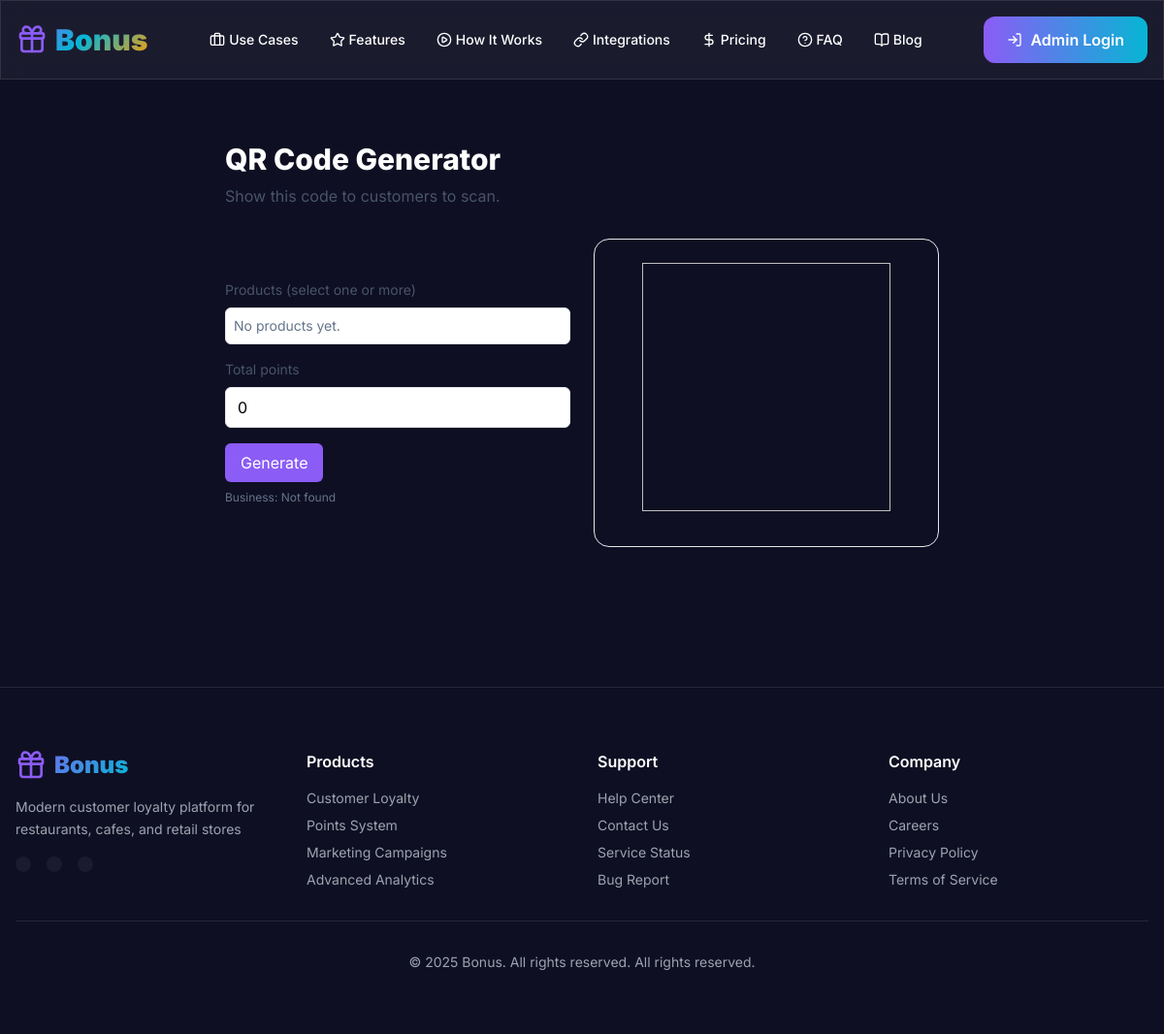
Before: /partners/qr/ (signed in) with the older database file.
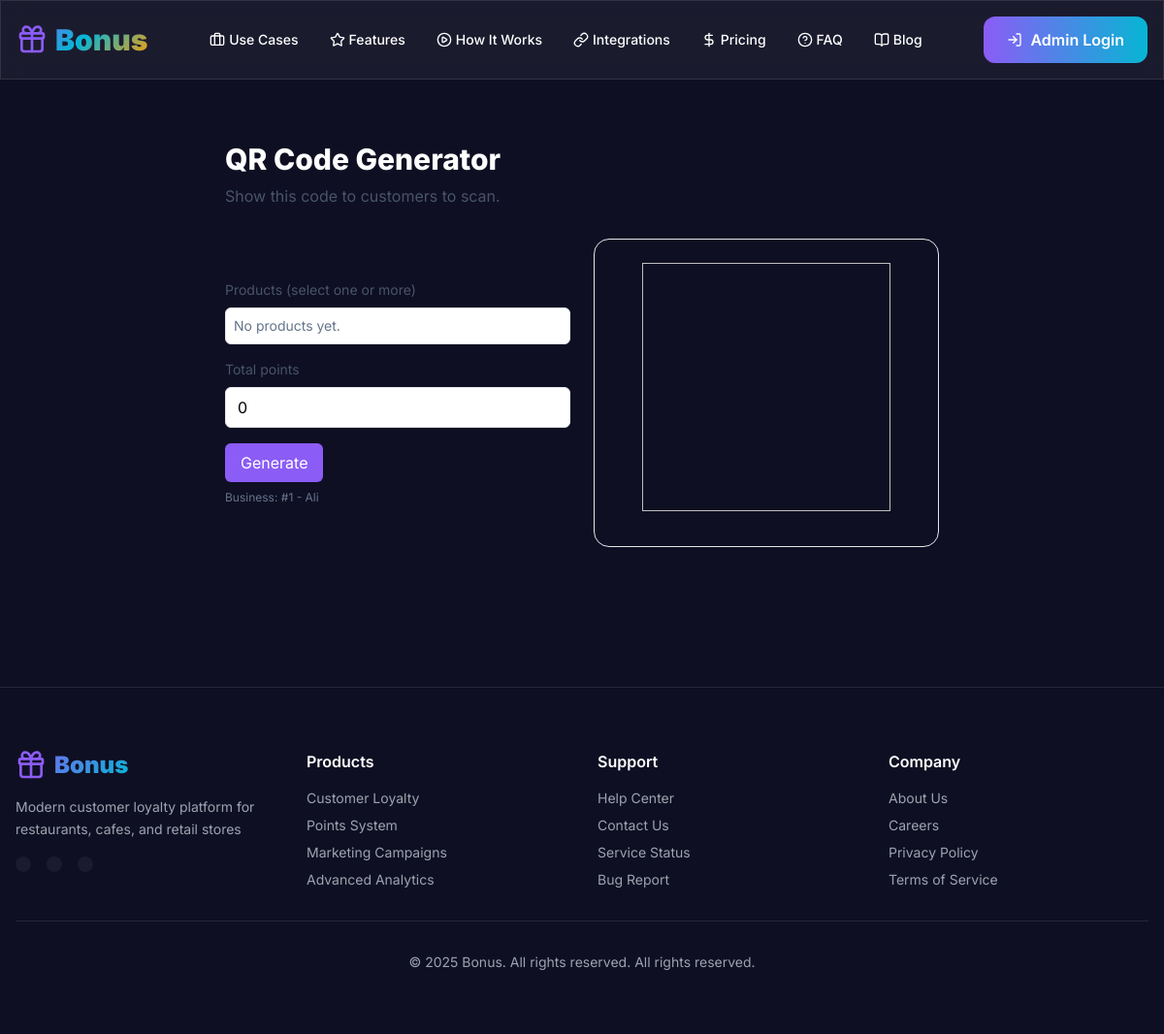
After: the same page with the newer database file.
### loyalty/models.py (models this page shows, shortened)
class Business(models.Model):
    owner = models.ForeignKey(settings.AUTH_USER_MODEL, on_delete=models.CASCADE)
    name = models.CharField(max_length=200)
    description = models.TextField(blank=True)
    address = models.CharField(max_length=300, blank=True)
    website = models.URLField(blank=True)
    phone = models.CharField(max_length=20, blank=True, help_text="Business phone number")
    password = models.CharField(max_length=128, blank=True, help_text="Business password for in-person access")
    free_reward_threshold = models.PositiveIntegerField(default=10)
    created_at = models.DateTimeField(auto_now_add=True)

### partners/views.py (the view)
# urls.py: path("qr/", views.qr_generator, name="qr_generator"),
@login_required
def qr_generator(request):
    business = _get_active_business(request)
    products = []
    if business:
        products = Product.objects.filter(business=business).order_by("-id")
    return render(request, "partners/qr_generator.html", {"business": business, "products": products})

### partners/views.py (called while the page is built)
def _get_active_business(request):
    business_id = request.session.get("active_business_id")
    if business_id:
        return Business.objects.filter(id=business_id, owner=request.user).first()
    return Business.objects.filter(owner=request.user).first()

### templates/partners/qr_generator.html (shortened to what this page needs)
{% extends 'base.html' %}
{% block content %}
<div class="max-w-3xl mx-auto px-4 py-16">
  <h1 class="text-3xl font-extrabold">QR Code Generator</h1>
  <p class="mt-2 text-slate-600">Show this code to customers to scan.</p>
  <div class="mt-8 grid md:grid-cols-2 gap-6 items-center">
    <div>
      <div class="text-sm text-slate-600">Products (select one or more)</div>
      <div class="mt-2 space-y-2 max-h-72 overflow-auto border rounded-md p-2 bg-white">
        {% if products %}
          {% for p in products %}
          <label class="flex items-center gap-2 text-slate-800">
            <input type="checkbox" class="prod" value="{{ p.id }}" data-points="{{ p.points_reward }}" />
            <span class="flex-1">{{ p.title }}</span>
            <span class="text-xs text-slate-500">{{ p.points_reward }} pts</span>
          </label>
          {% endfor %}
        {% else %}
          <div class="text-slate-500 text-sm">No products yet.</div>
        {% endif %}
      </div>
      <label class="mt-4 block text-sm text-slate-600">Total points</label>
      <input id="amt" class="mt-2 w-full px-3 py-2 border rounded-md" value="0" readonly style="color: #000000; background-color: #ffffff;" />
      <button onclick="gen()" class="mt-4 px-4 py-2 bg-primary text-white rounded-md">Generate</button>
      <p class="text-xs text-slate-500 mt-2">Business: {% if business %}#{{ business.id }} - {{ business.name }}{% else %}Not found{% endif %}</p>
    </div>
    <div class="p-6 border rounded-2xl">
      <img id="qr" class="w-64 h-64 mx-auto" />
    </div>
  </div>
</div>
{% endblock %}

Changed rows visible on the page:
added Business: id "1", name "Ali"
Other visible differences:
text no longer shown: "Not found"
